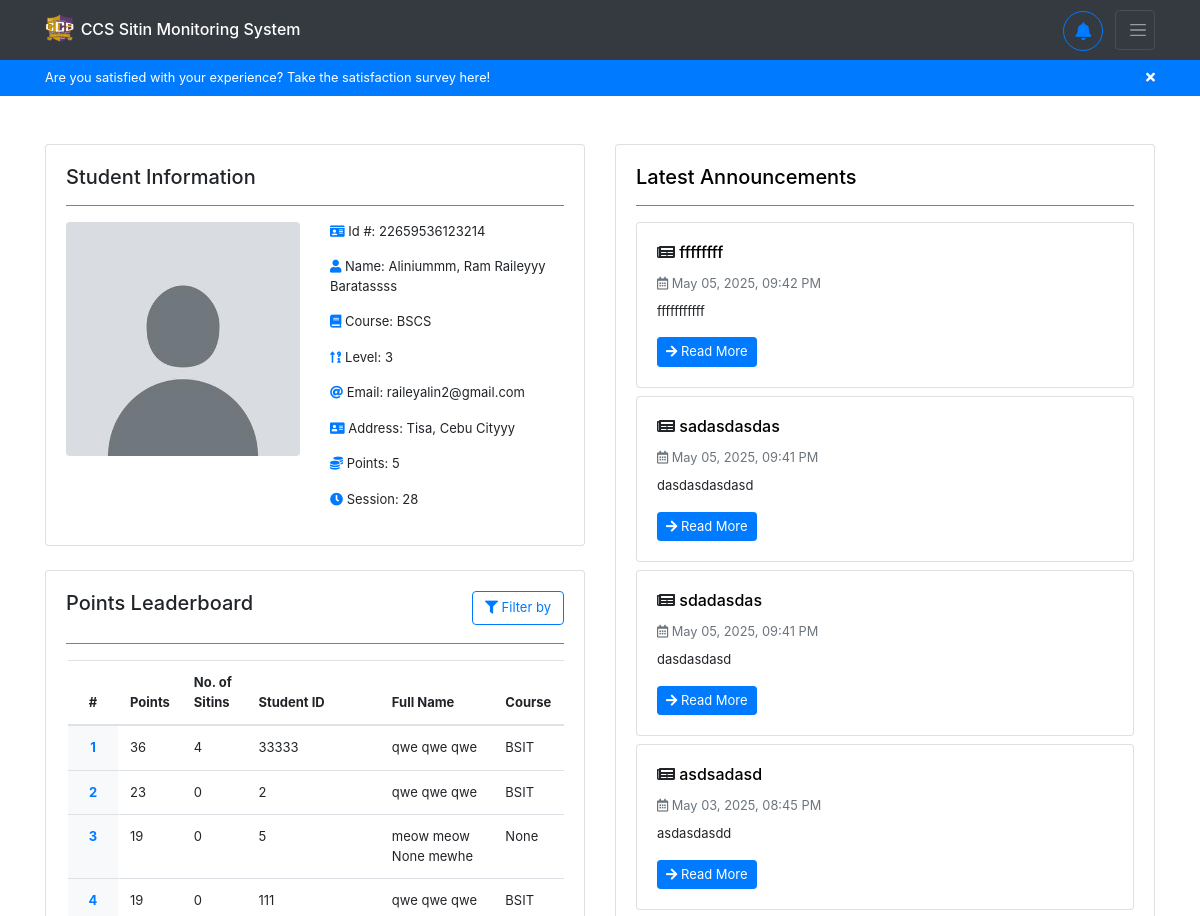
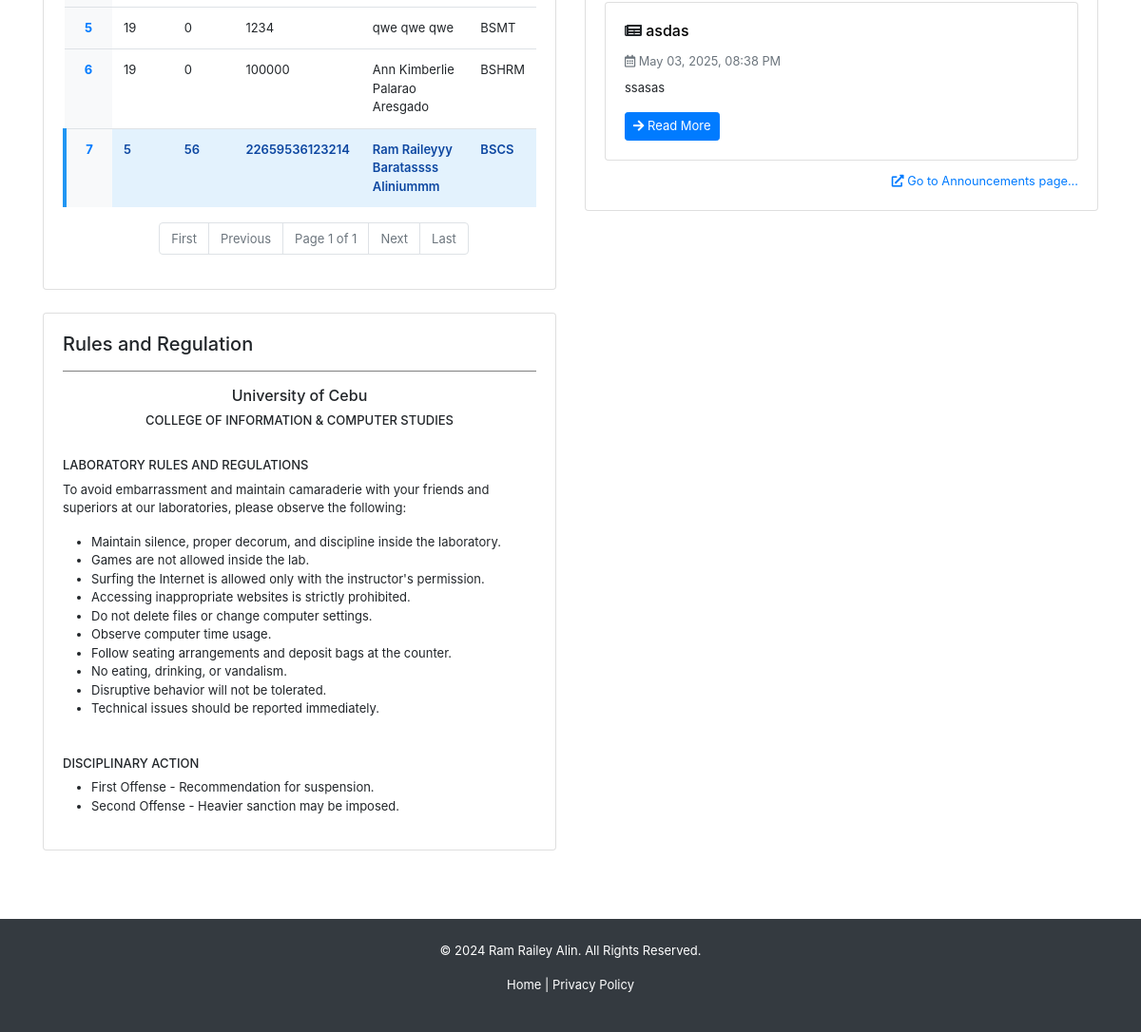
Page /home/ (signed in) on the committed database (2 pictures, top to bottom).
### backend/models.py (models this page shows, shortened)
class Registration(models.Model):
    idno = models.IntegerField(primary_key=True)
    lastname = models.CharField(max_length=80, null=True, blank=True)
    firstname = models.CharField(max_length=80, null=True, blank=True)
    middlename = models.CharField(max_length=80, null=True, blank=True)
    course = models.CharField(max_length=80, choices=COURSE_CHOICES, null=True, blank=True)
    level = models.IntegerField(null=True, choices=LEVEL_CHOICES, blank=True)
    email = models.EmailField(max_length=80, null=True, blank=True)
    address = models.CharField(max_length=255, null=True, blank=True)
    sessions = models.IntegerField(default=30, null=True, blank=True)
    points = models.IntegerField(default=0, null=True, blank=True)
    sitins_count = models.IntegerField(default=0, null=True, blank=True)
    profilepicture_og = models.ImageField(upload_to="profiles/", default="profiles/default.jpg", blank=True, null=True)
    profilepicture_lg = models.ImageField(upload_to="profiles/", default="profiles/default_lg.jpg", blank=True, null=True)
    profilepicture_md = models.ImageField(upload_to="profiles/", default="profiles/default_md.jpg", blank=True, null=True)
    profilepicture_sm = models.ImageField(upload_to="profiles/", default="profiles/default_sm.jpg", blank=True, null=True)
    study_load = models.ImageField(upload_to="schedules/", blank=True, null=True)
    profiledescription = models.TextField(blank=True, null=True)
    username = models.OneToOneField(User, on_delete=models.CASCADE)

class Announcement(models.Model):
    title = models.CharField(max_length=255, blank=True, null=True)
    content = models.TextField(blank=True, null=True)
    image = models.ImageField(upload_to="announcements/", default="announcements/announcement.jpg", blank=True, null=True)
    date = models.DateTimeField(auto_now_add=True)
    updated_at = models.DateTimeField(auto_now=True)
    superuser = models.ForeignKey(User, on_delete=models.CASCADE, limit_choices_to={'is_superuser': True})

### backend/views.py (the view)
# urls.py: path('home/', views.home, name='user-home'),
@login_required
def home(request):
    if request.user.is_authenticated:
        reg = Registration.objects.get(username=request.user)
        announcements = Announcement.objects.all().order_by('-date')[:5]
        students_leaderboard = Registration.objects.all().select_related('username').order_by('-points', '-sitins_count')
        is_top_performing = request.GET.get('is_top_performing')
        if is_top_performing == 'False':
            students_leaderboard = students_leaderboard.order_by('-sitins_count', '-points')
        paginator = Paginator(students_leaderboard, 10)
        page_number = request.GET.get('page')
        page_obj = paginator.get_page(page_number)
        return render(request, 'backend/pages/home.html', context={ 'registration': reg, 'announcements': announcements, 'students_leaderboard': page_obj })
    return redirect('/')

### backend/templates/backend/pages/home.html (shortened to what this page needs)
{% extends 'backend/base.html' %}
{% load static %}
{% load custom_filters %}
{% block content %}
<div class="container mt-5" id="home-container">
    <div class="row">
        <div class="col-lg-6 col-md-12">
            <div class="row">
                <div class="col-12 mb-4">
                    <div class="card">
                        <div class="card-body student-info-card">
                            <h5 class="card-title">Student Information</h5>
                            <hr />
                            <div class="row">
                                <div class="col-md-6 col-12 mb-2 d-flex justify-content-center">
                                    <div>
                                        <img
                                        src="{% if registration.profilepicture_md and registration.profilepicture_md.url %}{{ registration.profilepicture_md.url }}{% else %}{% static 'backend/images/default-avatar.jpg' %}{% endif %}"
                                        alt="profile picture" class="img-fluid rounded" />
                                    </div>
                                </div>
                                <div class="col-md-6 col-12">
                                    <p>
                                        <i class="fas fa-id-card"></i> Id #: {% if registration.idno%}{{ registration.idno }}{% else %}N/A{% endif %}
                                    </p>
                                    <p>
                                        <i class="fas fa-user"></i> Name:
                                        {% if registration.lastname or registration.firstname or registration.middlename %}
                                            {{ registration.lastname|default:'' }}{% if registration.lastname and registration.firstname %}, {% endif %}
                                            {{ registration.firstname|default:'' }}
                                            {{ registration.middlename|default:'' }}
                                        {% else %}
                                            N/A
                                        {% endif %}
                                    </p>
                                    <p>
                                        <i class="fas fa-book"></i> Course: {% if registration.course %}{{ registration.course }}{% else%}N/A{% endif %}
                                    </p>
                                    <p>
                                        <i class="fas fa-sort-numeric-up-alt"></i> Level: {% if registration.level %}{{ registration.level }}{% else %}N/A{%endif %}
                                    </p>
                                    <p>
                                        <i class="fas fa-at"></i> Email: {% if registration.email%}{{ registration.email }}{% else %}N/A{% endif %}
                                    </p>
                                    <p>
                                        <i class="fas fa-address-card"></i> Address: {% if registration.address %}{{ registration.address }}{% else%}N/A{% endif %}
                                    </p>
                                    <p>
                                        <i class="fas fa-coins"></i> Points: {% if registration.points %}{{ registration.points }}{% else %}N/A{% endif %}
                                    </p>
                                    <p>
                                        <i class="fas fa-clock"></i> Session: {% if registration.sessions %}{{ registration.sessions }}{% else%}N/A{% endif %}
                                    </p>
                                </div>
                            </div>
                        </div>
                    </div>
                </div>
                <div class="col-12 mb-4">
                    <div class="card shadow">
                        <div class="card-body">
                            <div class="d-flex justify-content-between">
                                <h5 class="card-title">Points Leaderboard</h5>
                                <div class="dropdown">
                                    <button class="btn btn-outline-primary rounded dropdown-toggle" type="button" id="leaderboardFilterDropdown" data-toggle="dropdown" aria-expanded="false">
                                        <i class="fas fa-filter"></i> Filter by
                                    </button>
                                </div>
                            </div>
                            <hr />
                            <div class="table-responsive">
                                <table class="table">
                                    <thead>
                                        <tr>
                                            <th class="text-center" style="width: 50px;">#</th>
                                            <th>Points</th>
                                            <th>No. of Sitins</th>
                                            <th>Student ID</th>
                                            <th>Full Name</th>
                                            <th>Course</th>
                                        </tr>
                                    </thead>
                                    <tbody>
                                        {% for user in students_leaderboard %}
                                        <tr
                                            {% if request.user.id == user.username.id %}
                                            class="highlight"
                                            {% endif %}
                                            >
                                            <td class="text-center font-weight-bold text-primary" style="background-color: #f8f9fa;">{{ forloop.counter }}</td>
                                            <td>{{ user.points }}</td>
                                            <td>{{ user.sitins_count }}</td>
                                            <td>{{ user.idno }}</td>
                                            <td>{{ user.firstname }} {{ user.middlename }} {{ user.lastname }}</td>
                                            <td>{{ user.course }}</td>
                                        </tr>
                                        {% empty %}
                                        <tr>
                                            <td colspan="6" class="text-center text-muted">No leaderboard data available</td>
                                        </tr>
                                        {% endfor %}
                                    </tbody>
                                </table>
                            </div>
                            <ul class="pagination pagination-ul justify-content-center">
                                <li class="page-item {% if not students_leaderboard.has_previous %}disabled{% endif %}" {% if not students_leaderboard.has_previous %}style="cursor: not-allowed;"{% endif %}>
                                    <a class="page-link" href="?page=1">First</a>
                                </li>
                                <li class="page-item {% if not students_leaderboard.has_previous %}disabled{% endif %}" {% if not students_leaderboard.has_previous %}style="cursor: not-allowed;"{% endif %}>
                                    <a class="page-link" href="?page={% if students_leaderboard.has_previous %}{{ students_leaderboard.previous_page_number }}{% else %}#{% endif %}">Previous</a>
                                </li>
                                <li class="page-item disabled">
                                    <span class="page-link">Page {{ students_leaderboard.number }} of {{ students_leaderboard.paginator.num_pages }}</span>
                                </li>
                                <li class="page-item {% if not students_leaderboard.has_next %}disabled{% endif %}" {% if not students_leaderboard.has_next %}style="cursor: not-allowed;"{% endif %}>
                                    <a class="page-link" href="?page={% if students_leaderboard.has_next %}{{ students_leaderboard.next_page_number }}{% else %}#{% endif %}">Next</a>
                                </li>
                                <li class="page-item {% if not students_leaderboard.has_next %}disabled{% endif %}" {% if not students_leaderboard.has_next %}style="cursor: not-allowed;"{% endif %}>
                                    <a class="page-link" href="?page={{ students_leaderboard.paginator.num_pages }}">Last</a>
                                </li>
                            </ul>
                        </div>
                    </div>
                </div>
                <div class="col-12 mb-4">
                    <div class="card">
                        <div class="card-body">
                            <h5>Rules and Regulation</h5>
                            <hr />
                            <div class="text-center">
                                <h6>University of Cebu</h6>
                                <h6 style="font-size: small">
                                    COLLEGE OF INFORMATION & COMPUTER STUDIES
                                </h6>
                            </div>
                            <br />
                            <h6 style="font-size: small">LABORATORY RULES AND REGULATIONS</h6>
                            <p>
                                To avoid embarrassment and maintain camaraderie with your
                                friends and superiors at our laboratories, please observe the
                                following:
                            </p>
                            <ul>
                                <li>
                                    Maintain silence, proper decorum, and discipline inside the
                                    laboratory.
                                </li>
                                <li>Games are not allowed inside the lab.</li>
                                <li>
                                    Surfing the Internet is allowed only with the instructor's
                                    permission.
                                </li>
                                <li>
                                    Accessing inappropriate websites is strictly prohibited.
                                </li>
                                <li>Do not delete files or change computer settings.</li>
                                <li>Observe computer time usage.</li>
                                <li>
                                    Follow seating arrangements and deposit bags at the counter.
                                </li>
                                <li>No eating, drinking, or vandalism.</li>
                                <li>Disruptive behavior will not be tolerated.</li>
                                <li>Technical issues should be reported immediately.</li>
                            </ul>
                            <br />
                            <h6 style="font-size: small">DISCIPLINARY ACTION</h6>
                            <ul>
                                <li>First Offense - Recommendation for suspension.</li>
                                <li>Second Offense - Heavier sanction may be imposed.</li>
                            </ul>
                        </div>
                    </div>
                </div>
            </div>
        </div>
        <div class="col-lg-6 col-md-12">
            <div class="row">
                <div class="col-12 mb-4">
                    <div class="card shadow">
                        <div class="card-body">
                            <h5 class="card-title">
                                <a href="{% url 'user-announcements' %}" style="color: black;">Latest Announcements</a>
                            </h5>
                            <hr />
                            {% for announcement in announcements %}
                            <div class="card mb-2 border-left-primary shadow-sm">
                                <div class="card-body">
                                    <h6>
                                        <i class="fas fa-newspaper"></i>
                                        <a href="{% url 'user-announcement' announcement.id %}" style="color: black;">{{ announcement.title }}</a>
                                    </h6>
                                    <small class="text-muted">
                                        <i class="far fa-calendar-alt"></i> {{ announcement.date|time_ago }}
                                    </small>
                                    <p class="mt-2">{{ announcement.content|truncatechars:"300" }}</p>
                                    <a href="{% url 'user-announcement' announcement.id %}" class="btn btn-sm btn-primary">
                                        <i class="fas fa-arrow-right"></i> Read More
                                    </a>
                                </div>
                            </div>
                            {% empty %}
                            <p class="text-center text-muted">No announcements available.</p>
                            {% endfor %}
                            <div class="text-right mt-2">
                                <a class="small text-primary" href="{% url 'user-announcements' %}">
                                    <i class="fas fa-external-link-alt"></i> Go to Announcements page...
                                </a>
                            </div>
                        </div>
                    </div>
                </div>
            </div>
        </div>
    </div>
</div>
{% endblock %}

### rows in the picture
Registration: profilepicture_md (placeholder picture), idno "22659536123214", lastname "Aliniummm", firstname "Ram Raileyyy", middlename "Baratassss", course "BSCS", level "3", email "raileyalin2@gmail.com", address "Tisa, Cebu Cityyy", points "5", sessions "28", sitins_count "56"
Registration: points "36", sitins_count "4", idno "33333", firstname "qwe", middlename "qwe", lastname "qwe", course "BSIT"
Registration: points "23", sitins_count "0", idno "2", firstname "qwe", middlename "qwe", lastname "qwe", course "BSIT"
Registration: points "19", sitins_count "0", idno "5", firstname "meow meow", middlename "None", lastname "mewhe", course "None"
Registration: points "19", sitins_count "0", idno "111", firstname "qwe", middlename "qwe", lastname "qwe", course "BSIT"
Registration: points "19", sitins_count "0", idno "1234", firstname "qwe", middlename "qwe", lastname "qwe", course "BSMT"
Registration: points "19", sitins_count "0", idno "100000", firstname "Ann Kimberlie", middlename "Palarao", lastname "Aresgado", course "BSHRM"
Announcement: title "ffffffff", date "May 05, 2025, 09:42 PM", content "fffffffffff"
Announcement: title "sadasdasdas", date "May 05, 2025, 09:41 PM", content "dasdasdasdasd"
Announcement: title "sdadasdas", date "May 05, 2025, 09:41 PM", content "dasdasdasd"
Announcement: title "asdsadasd", date "May 03, 2025, 08:45 PM", content "asdasdasdd"
Announcement: title "asdas", date "May 03, 2025, 08:38 PM", content "ssasas"

### other values in the picture
{{ students_leaderboard.number }} "1"
{{ students_leaderboard.paginator.num_pages }} "1"
